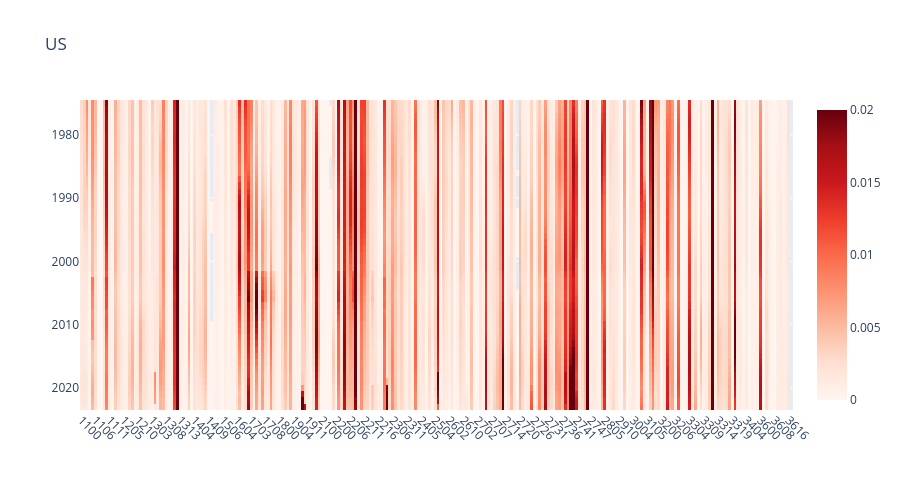

The notebook cell this image was saved under:
### Code cell
uf.plotly_heatmap(df_profile_country, x_labels=df_profile_country.columns, y_labels=year_list, colorscale="non", z_min=0, z_max=0.02, line_height=10, title=country)

### Figure 1 — Plotly figure (JSON) as saved in the notebook; plotly's stock layout.template omitted (floating-point values rounded to 4 significant figures; data arrays with more than 128 entries replaced by an {"elided": "..."} marker saying what was removed)
{"data": [{"colorscale": [[0, "rgb(255,245,240)"], [0.125, "rgb(254,224,210)"], [0.25, "rgb(252,187,161)"], [0.375, "rgb(252,146,114)"], [0.5, "rgb(251,106,74)"], [0.625, "rgb(239,59,44)"], [0.75, "rgb(203,24,29)"], [0.875, "rgb(165,15,21)"], [1, "rgb(103,0,13)"]], "customdata": {"elided": "49x252x2 mixed values"}, "hovertemplate": "<b>X: </b>%{customdata[0]}<br><b>Y: </b>%{customdata[1]}<br><b>Z: </b> %{z:.3f}<br><extra></extra>", "type": "heatmap", "x": {"elided": "252 str values"}, "y": [1975, 1976, 1977, 1978, 1979, 1980, 1981, 1982, 1983, 1984, 1985, 1986, 1987, 1988, 1989, 1990, 1991, 1992, 1993, 1994, 1995, 1996, 1997, 1998, 1999, 2000, 2001, 2002, 2003, 2004, 2005, 2006, 2007, 2008, 2009, 2010, 2011, 2012, 2013, 2014, 2015, 2016, 2017, 2018, 2019, 2020, 2021, 2022, 2023], "z": {"elided": "49x252 float values"}, "zmax": 0.02, "zmin": 0}], "layout": {"height": 490, "title": {"text": "US"}, "xaxis": {"automargin": true, "tickangle": 45}, "yaxis": {"automargin": true, "autorange": "reversed"}}}
